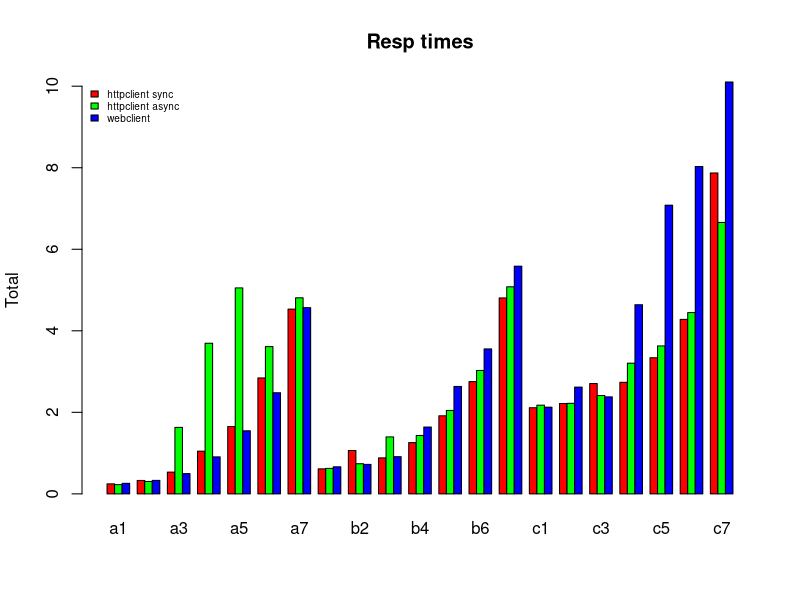

Source code (R):
response_data <- read.table("response_times.csv", header=T, sep=",")

png(filename="figure.png", height=900, width=1440, 
 bg="white")
   
barplot(as.matrix(response_data), main="Resp times", ylab= "Total",
   beside=TRUE, col=rainbow(3))

legend("topleft", c("httpclient sync","httpclient async","webclient"), cex=0.6, 
   bty="n", fill=rainbow(3));

dev.off()
